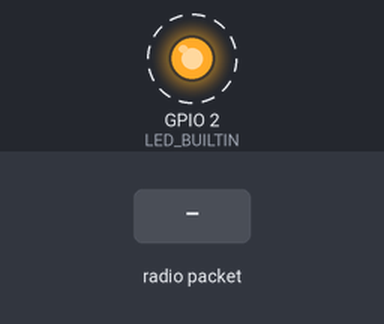
Bench run of a sketch on a simulated ESP8266 (NodeMCU). Parts: output pins drawn as LEDs (lit = HIGH, except the on-board LED, lit = LOW). Dashed ring = blinking. The inputs (shaded band) are chosen by the test bench. What the sketch prints to the serial monitor is not drawn.

Above: at 1.2 s.
1.3 s: radio packet "1" arrives
Timing chart, 0 to 10.3 s (numbered marks = the images above; inputs shaded):
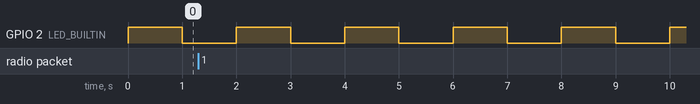

Measured:
- by itself, GPIO 2 (LED_BUILTIN): alternates HIGH for 1.0 s and LOW for 1.0 s

The sketch:

slave.ino
```cpp
#include <vector>

#include <ESP8266WiFi.h>
#include <espnow.h>

uint8_t kok[16]= {0x11, 0x22, 0x33, 0x44, 0x55, 0x66, 0x77, 0x88, 0x99, 0x00, 0x11, 0x22, 0x33, 0x44, 0x55, 0x66};
uint8_t key[16]= {0x33, 0x44, 0x33, 0x44, 0x33, 0x44, 0x33, 0x44, 0x33, 0x44, 0x33, 0x44, 0x33, 0x44, 0x33, 0x44};

uint8_t controller_mac[6] = {0x18, 0xFE, 0x34, 0xE1, 0xAC, 0x6A};

struct peer_info_t
{
    u8 mac[6];
    u8 channel = 1;
};

static void print_mac(uint8_t *macaddr)
 {
    char macStr[18];
    Serial.print("Packet received from: ");
    snprintf(macStr, sizeof(macStr), "%02x:%02x:%02x:%02x:%02x:%02x",
             macaddr[0], macaddr[1], macaddr[2], macaddr[3], macaddr[4],         macaddr[5]);
    Serial.println(macStr);
 }


void setup()
{
    pinMode(LED_BUILTIN, OUTPUT);
    Serial.begin(115200);
    Serial.println("");

    WiFi.mode(WIFI_STA);
    Serial.print("Mac Addr:");
    Serial.println(WiFi.macAddress());

    //initialize esp-now
    if (esp_now_init() != 0)
    {
        Serial.println("Failed to initialize esp-now");
    }

    esp_now_set_kok(kok, 16);

    esp_now_set_self_role(ESP_NOW_ROLE_COMBO);

    esp_now_register_send_cb([](u8 *mac, u8 status) {
        if (status == 0)
        {
            Serial.println("Sending..");
            //print_mac(mac);
        }
    });

    esp_now_register_recv_cb([](u8 *mac, u8 *data, u8 len){
        print_mac(mac);
    });
}

u8 i = 0;
void loop()
{
    i++;
    digitalWrite(LED_BUILTIN, 1);
    delay(1000);
    digitalWrite(LED_BUILTIN, 0);
    delay(1000);

    esp_now_send(controller_mac, &i, 1);
}
```
